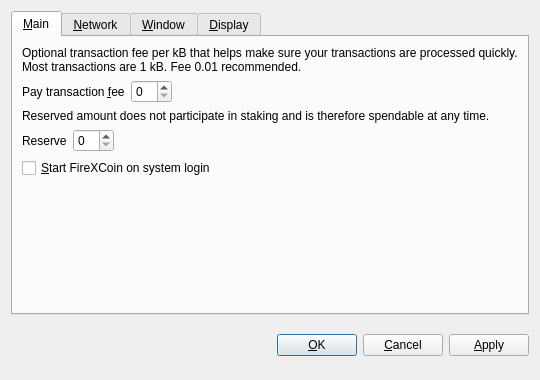
<?xml version="1.0" encoding="UTF-8"?>
<ui version="4.0">
 <class>OptionsDialog</class>
 <widget class="QDialog" name="OptionsDialog">
  <property name="geometry">
   <rect>
    <x>0</x>
    <y>0</y>
    <width>540</width>
    <height>380</height>
   </rect>
  </property>
  <property name="windowTitle">
   <string>Options</string>
  </property>
  <property name="modal">
   <bool>true</bool>
  </property>
  <layout class="QVBoxLayout" name="verticalLayout">
   <item>
    <widget class="QTabWidget" name="tabWidget">
     <property name="tabPosition">
      <enum>QTabWidget::North</enum>
     </property>
     <property name="currentIndex">
      <number>0</number>
     </property>
     <widget class="QWidget" name="tabMain">
      <attribute name="title">
       <string>&amp;Main</string>
      </attribute>
      <layout class="QVBoxLayout" name="verticalLayout_Main">
       <item>
        <widget class="QLabel" name="transactionFeeInfoLabel">
         <property name="text">
          <string>Optional transaction fee per kB that helps make sure your transactions are processed quickly. Most transactions are 1 kB. Fee 0.01 recommended.</string>
         </property>
         <property name="textFormat">
          <enum>Qt::PlainText</enum>
         </property>
         <property name="wordWrap">
          <bool>true</bool>
         </property>
        </widget>
       </item>
       <item>
        <layout class="QHBoxLayout" name="horizontalLayoutFee">
         <item>
          <widget class="QLabel" name="transactionFeeLabel">
           <property name="text">
            <string>Pay transaction &amp;fee</string>
           </property>
           <property name="textFormat">
            <enum>Qt::PlainText</enum>
           </property>
           <property name="buddy">
            <cstring>transactionFee</cstring>
           </property>
          </widget>
         </item>
         <item>
          <widget class="BitcoinAmountField" name="transactionFee"/>
         </item>
         <item>
          <spacer name="horizontalSpacerFee">
           <property name="orientation">
            <enum>Qt::Horizontal</enum>
           </property>
           <property name="sizeHint" stdset="0">
            <size>
             <width>40</width>
             <height>20</height>
            </size>
           </property>
          </spacer>
         </item>
        </layout>
       </item>
       <item>
        <widget class="QLabel" name="reserveBalanceInfoLabel">
         <property name="text">
          <string>Reserved amount does not participate in staking and is therefore spendable at any time.</string>
         </property>
         <property name="textFormat">
          <enum>Qt::PlainText</enum>
         </property>
         <property name="wordWrap">
          <bool>true</bool>
         </property>
        </widget>
       </item>
       <item>
        <layout class="QHBoxLayout" name="horizontalLayoutReserveBalance">
         <item>
          <widget class="QLabel" name="reserveBalanceLabel">
           <property name="text">
            <string>Reserve</string>
           </property>
           <property name="textFormat">
            <enum>Qt::PlainText</enum>
           </property>
           <property name="buddy">
            <cstring>reserveBalance</cstring>
           </property>
          </widget>
         </item>
         <item>
          <widget class="BitcoinAmountField" name="reserveBalance"/>
         </item>
         <item>
          <spacer name="horizontalSpacerReserveBalance">
           <property name="orientation">
            <enum>Qt::Horizontal</enum>
           </property>
           <property name="sizeHint" stdset="0">
            <size>
             <width>40</width>
             <height>20</height>
            </size>
           </property>
          </spacer>
         </item>
        </layout>
       </item>
       <item>
        <widget class="QCheckBox" name="bitcoinAtStartup">
         <property name="toolTip">
          <string>Automatically start FireXCoin after logging in to the system.</string>
         </property>
         <property name="text">
          <string>&amp;Start FireXCoin on system login</string>
         </property>
        </widget>
       </item>
       <item>
        <spacer name="verticalSpacer_Main">
         <property name="orientation">
          <enum>Qt::Vertical</enum>
         </property>
         <property name="sizeHint" stdset="0">
          <size>
           <width>20</width>
           <height>40</height>
          </size>
         </property>
        </spacer>
       </item>
      </layout>
     </widget>
     <widget class="QWidget" name="tabNetwork">
      <attribute name="title">
       <string>&amp;Network</string>
      </attribute>
      <layout class="QVBoxLayout" name="verticalLayout_Network">
       <item>
        <widget class="QCheckBox" name="mapPortUpnp">
         <property name="toolTip">
          <string>Automatically open the FireXCoin client port on the router. This only works when your router supports UPnP and it is enabled.</string>
         </property>
         <property name="text">
          <string>Map port using &amp;UPnP</string>
         </property>
        </widget>
       </item>
       <item>
        <widget class="QCheckBox" name="connectSocks">
         <property name="toolTip">
          <string>Connect to the FireXCoin network through a SOCKS proxy (e.g. when connecting through Tor).</string>
         </property>
         <property name="text">
          <string>&amp;Connect through SOCKS proxy:</string>
         </property>
        </widget>
       </item>
       <item>
        <layout class="QHBoxLayout" name="horizontalLayout_Network">
         <item>
          <widget class="QLabel" name="proxyIpLabel">
           <property name="text">
            <string>Proxy &amp;IP:</string>
           </property>
           <property name="textFormat">
            <enum>Qt::PlainText</enum>
           </property>
           <property name="buddy">
            <cstring>proxyIp</cstring>
           </property>
          </widget>
         </item>
         <item>
          <widget class="QValidatedLineEdit" name="proxyIp">
           <property name="maximumSize">
            <size>
             <width>140</width>
             <height>16777215</height>
            </size>
           </property>
           <property name="toolTip">
            <string>IP address of the proxy (e.g. 127.0.0.1)</string>
           </property>
          </widget>
         </item>
         <item>
          <widget class="QLabel" name="proxyPortLabel">
           <property name="text">
            <string>&amp;Port:</string>
           </property>
           <property name="textFormat">
            <enum>Qt::PlainText</enum>
           </property>
           <property name="buddy">
            <cstring>proxyPort</cstring>
           </property>
          </widget>
         </item>
         <item>
          <widget class="QLineEdit" name="proxyPort">
           <property name="maximumSize">
            <size>
             <width>55</width>
             <height>16777215</height>
            </size>
           </property>
           <property name="toolTip">
            <string>Port of the proxy (e.g. 9050)</string>
           </property>
          </widget>
         </item>
         <item>
          <widget class="QLabel" name="socksVersionLabel">
           <property name="text">
            <string>SOCKS &amp;Version:</string>
           </property>
           <property name="textFormat">
            <enum>Qt::PlainText</enum>
           </property>
           <property name="buddy">
            <cstring>socksVersion</cstring>
           </property>
          </widget>
         </item>
         <item>
          <widget class="QValueComboBox" name="socksVersion">
           <property name="toolTip">
            <string>SOCKS version of the proxy (e.g. 5)</string>
           </property>
          </widget>
         </item>
         <item>
          <spacer name="horizontalSpacer_Network">
           <property name="orientation">
            <enum>Qt::Horizontal</enum>
           </property>
           <property name="sizeHint" stdset="0">
            <size>
             <width>40</width>
             <height>20</height>
            </size>
           </property>
          </spacer>
         </item>
        </layout>
       </item>
       <item>
        <spacer name="verticalSpacer_Network">
         <property name="orientation">
          <enum>Qt::Vertical</enum>
         </property>
         <property name="sizeHint" stdset="0">
          <size>
           <width>20</width>
           <height>40</height>
          </size>
         </property>
        </spacer>
       </item>
      </layout>
     </widget>
     <widget class="QWidget" name="tabWindow">
      <attribute name="title">
       <string>&amp;Window</string>
      </attribute>
      <layout class="QVBoxLayout" name="verticalLayout_Window">
       <item>
        <widget class="QCheckBox" name="minimizeToTray">
         <property name="toolTip">
          <string>Show only a tray icon after minimizing the window.</string>
         </property>
         <property name="text">
          <string>&amp;Minimize to the tray instead of the taskbar</string>
         </property>
        </widget>
       </item>
       <item>
        <widget class="QCheckBox" name="minimizeOnClose">
         <property name="toolTip">
          <string>Minimize instead of exit the application when the window is closed. When this option is enabled, the application will be closed only after selecting Quit in the menu.</string>
         </property>
         <property name="text">
          <string>M&amp;inimize on close</string>
         </property>
        </widget>
       </item>
       <item>
        <spacer name="verticalSpacer_Window">
         <property name="orientation">
          <enum>Qt::Vertical</enum>
         </property>
         <property name="sizeHint" stdset="0">
          <size>
           <width>20</width>
           <height>40</height>
          </size>
         </property>
        </spacer>
       </item>
      </layout>
     </widget>
     <widget class="QWidget" name="tabDisplay">
      <attribute name="title">
       <string>&amp;Display</string>
      </attribute>
      <layout class="QVBoxLayout" name="verticalLayout_Display">
       <item>
        <layout class="QHBoxLayout" name="horizontalLayout_1_Display">
         <item>
          <widget class="QLabel" name="langLabel">
           <property name="text">
            <string>User Interface &amp;language:</string>
           </property>
           <property name="textFormat">
            <enum>Qt::PlainText</enum>
           </property>
           <property name="buddy">
            <cstring>lang</cstring>
           </property>
          </widget>
         </item>
         <item>
          <widget class="QValueComboBox" name="lang">
           <property name="toolTip">
            <string>The user interface language can be set here. This setting will take effect after restarting FireXCoin.</string>
           </property>
          </widget>
         </item>
        </layout>
       </item>
       <item>
        <layout class="QHBoxLayout" name="horizontalLayout_2_Display">
         <item>
          <widget class="QLabel" name="unitLabel">
           <property name="text">
            <string>&amp;Unit to show amounts in:</string>
           </property>
           <property name="textFormat">
            <enum>Qt::PlainText</enum>
           </property>
           <property name="buddy">
            <cstring>unit</cstring>
           </property>
          </widget>
         </item>
         <item>
          <widget class="QValueComboBox" name="unit">
           <property name="toolTip">
            <string>Choose the default subdivision unit to show in the interface and when sending coins.</string>
           </property>
          </widget>
         </item>
        </layout>
       </item>
       <item>
        <widget class="QCheckBox" name="displayAddresses">
         <property name="toolTip">
          <string>Whether to show FireXCoin addresses in the transaction list or not.</string>
         </property>
         <property name="text">
          <string>&amp;Display addresses in transaction list</string>
         </property>
        </widget>
       </item>
       <item>
        <widget class="QCheckBox" name="coinControlFeatures">
         <property name="toolTip">
          <string>Whether to show coin control features or not.</string>
         </property>
         <property name="text">
          <string>Display coin &amp;control features (experts only!)</string>
         </property>
        </widget>
       </item>
       <item>
        <spacer name="verticalSpacer_Display">
         <property name="orientation">
          <enum>Qt::Vertical</enum>
         </property>
         <property name="sizeHint" stdset="0">
          <size>
           <width>20</width>
           <height>40</height>
          </size>
         </property>
        </spacer>
       </item>
      </layout>
     </widget>
    </widget>
   </item>
   <item>
    <layout class="QHBoxLayout" name="horizontalLayout_Buttons">
     <item>
      <spacer name="horizontalSpacer_1">
       <property name="orientation">
        <enum>Qt::Horizontal</enum>
       </property>
       <property name="sizeHint" stdset="0">
        <size>
         <width>40</width>
         <height>48</height>
        </size>
       </property>
      </spacer>
     </item>
     <item>
      <widget class="QLabel" name="statusLabel">
       <property name="font">
        <font>
         <weight>75</weight>
         <bold>true</bold>
        </font>
       </property>
       <property name="text">
        <string/>
       </property>
       <property name="textFormat">
        <enum>Qt::PlainText</enum>
       </property>
       <property name="wordWrap">
        <bool>true</bool>
       </property>
      </widget>
     </item>
     <item>
      <spacer name="horizontalSpacer_2">
       <property name="orientation">
        <enum>Qt::Horizontal</enum>
       </property>
       <property name="sizeHint" stdset="0">
        <size>
         <width>40</width>
         <height>48</height>
        </size>
       </property>
      </spacer>
     </item>
     <item>
      <widget class="QPushButton" name="okButton">
       <property name="text">
        <string>&amp;OK</string>
       </property>
      </widget>
     </item>
     <item>
      <widget class="QPushButton" name="cancelButton">
       <property name="text">
        <string>&amp;Cancel</string>
       </property>
       <property name="autoDefault">
        <bool>false</bool>
       </property>
      </widget>
     </item>
     <item>
      <widget class="QPushButton" name="applyButton">
       <property name="text">
        <string>&amp;Apply</string>
       </property>
       <property name="autoDefault">
        <bool>false</bool>
       </property>
      </widget>
     </item>
    </layout>
   </item>
  </layout>
 </widget>
 <customwidgets>
  <customwidget>
   <class>BitcoinAmountField</class>
   <extends>QSpinBox</extends>
   <header>bitcoinamountfield.h</header>
  </customwidget>
  <customwidget>
   <class>QValueComboBox</class>
   <extends>QComboBox</extends>
   <header>qvaluecombobox.h</header>
  </customwidget>
  <customwidget>
   <class>QValidatedLineEdit</class>
   <extends>QLineEdit</extends>
   <header>qvalidatedlineedit.h</header>
  </customwidget>
 </customwidgets>
 <resources/>
 <connections/>
</ui>
